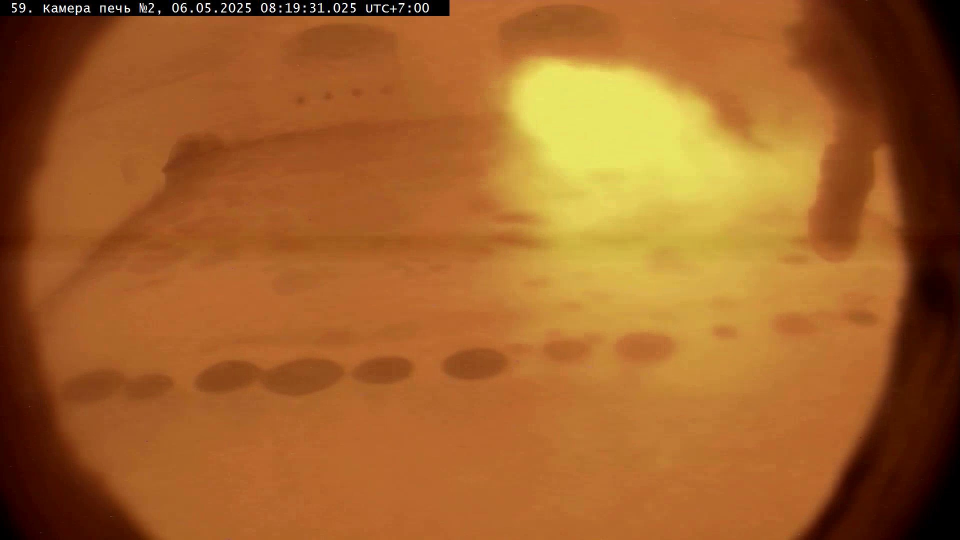
#> input picture data/frames/1video/frame_000006.jpg, 1920 x 1080 px (shown at 1/2 size); its folder holds only this picture in this run
$ python calibrate_flame_detection.py
#> lines starting #> are read from the running program, lines starting #| are printed output that depends on the picture; after the words box and inside, x2 and y2 are one past the last pixel; in counts of white or black regions, pixels touching at a corner belong together
#!/usr/bin/env python3
"""
Интерактивная калибровка параметров детекции пламени
"""

import cv2
import numpy as np
import os
import sys
import glob

# Добавляем src в путь
sys.path.append('src')

# Параметры по умолчанию
DEFAULT_PARAMS = {
    'hue_low1': 0,      # Нижний предел красно-оранжевого
    'hue_high1': 25,    # Верхний предел красно-оранжевого
    'hue_low2': 160,    # Нижний предел красного (второй диапазон)
    'hue_high2': 180,   # Верхний предел красного
    'sat_min': 120,     # Минимальная насыщенность
    'val_min': 180,     # Минимальная яркость
    'brightness_percentile': 85,  # Процентиль для порога яркости
    'brightness_min': 200,        # Минимальное значение порога яркости
    'temp_threshold': 80,         # Порог для температурного индекса
    'min_area': 500,             # Минимальная площадь контура
    'max_area_percent': 30,      # Максимальная площадь в % от общей
    'max_circularity': 70,       # Максимальная округлость (в процентах)
    'min_aspect': 30,            # Минимальное соотношение сторон (в процентах)
    'max_aspect': 300,           # Максимальное соотношение сторон
    'min_fill': 30               # Минимальная заполненность прямоугольника
}


class FlameCalibrator:
    def __init__(self, frame_path, roi_path=None):
#> called with frame_path = 'data/frames/1video/frame_000006.jpg'
        self.frame_path = frame_path
        self.roi_path = roi_path
        self.params = DEFAULT_PARAMS.copy()

        # Загружаем кадр
        self.frame = cv2.imread(frame_path)
#> self.frame is the input picture: shape (1080, 1920, 3); mean B, G, R 41.7, 98, 161.4
        if self.frame is None:
            raise ValueError(f"Не удалось загрузить кадр: {frame_path}")

        # Изменяем размер для обработки
        self.target_size = (928, 576)
        self.frame_resized = cv2.resize(self.frame, self.target_size)

        # Загружаем ROI если есть
        self.polygon = None
        self.roi_mask = None
        if roi_path and os.path.exists(roi_path):
            roi_points = np.load(roi_path)
            self.polygon = roi_points.tolist()

            # Масштабируем ROI под новый размер
            scale_x = self.target_size[0] / self.frame.shape[1]
            scale_y = self.target_size[1] / self.frame.shape[0]

            scaled_vertices = []
            for x, y in self.polygon:
                scaled_vertices.append((int(x * scale_x), int(y * scale_y)))

            # Создаем маску ROI
            self.roi_mask = np.zeros(self.target_size[::-1], dtype=np.uint8)
            pts = np.array(scaled_vertices, dtype=np.int32)
            cv2.fillPoly(self.roi_mask, [pts], 255)

        # Создаем окна
        cv2.namedWindow('Original', cv2.WINDOW_NORMAL)
        cv2.namedWindow('HSV Mask', cv2.WINDOW_NORMAL)
        cv2.namedWindow('Brightness Mask', cv2.WINDOW_NORMAL)
        cv2.namedWindow('Temperature Mask', cv2.WINDOW_NORMAL)
        cv2.namedWindow('Final Result', cv2.WINDOW_NORMAL)
        cv2.namedWindow('Controls', cv2.WINDOW_NORMAL)

        # Создаем пустое изображение для контролов
        self.controls_img = np.ones((800, 500, 3), dtype=np.uint8) * 50

        # Создаем трекбары
        self.create_trackbars()

    def create_trackbars(self):
        """Создание трекбаров для управления параметрами"""
        cv2.createTrackbar('Hue Low 1', 'Controls',
                           self.params['hue_low1'], 180, self.on_trackbar)
        cv2.createTrackbar('Hue High 1', 'Controls',
                           self.params['hue_high1'], 180, self.on_trackbar)
        cv2.createTrackbar('Hue Low 2', 'Controls',
                           self.params['hue_low2'], 180, self.on_trackbar)
        cv2.createTrackbar('Hue High 2', 'Controls',
                           self.params['hue_high2'], 180, self.on_trackbar)
        cv2.createTrackbar('Sat Min', 'Controls',
                           self.params['sat_min'], 255, self.on_trackbar)
        cv2.createTrackbar('Val Min', 'Controls',
                           self.params['val_min'], 255, self.on_trackbar)
        cv2.createTrackbar('Brightness %ile', 'Controls',
                           self.params['brightness_percentile'], 100, self.on_trackbar)
        cv2.createTrackbar('Brightness Min', 'Controls',
                           self.params['brightness_min'], 255, self.on_trackbar)
        cv2.createTrackbar('Temp Threshold', 'Controls',
                           self.params['temp_threshold'], 255, self.on_trackbar)
        cv2.createTrackbar('Min Area', 'Controls',
                           self.params['min_area'] // 10, 500, self.on_trackbar)
        cv2.createTrackbar('Max Area %', 'Controls',
                           self.params['max_area_percent'], 100, self.on_trackbar)
        cv2.createTrackbar('Max Circular %', 'Controls',
                           self.params['max_circularity'], 100, self.on_trackbar)

    # [24 lines left out: function on_trackbar, not called in this run]

    def enhance_flame_regions_custom(self, img):
        """Улучшенная детекция областей пламени с настраиваемыми параметрами"""
        hsv = cv2.cvtColor(img, cv2.COLOR_BGR2HSV)
#> hsv: shape (576, 928, 3); mean H, S, V 14.6, 195.3, 161.4
        h, s, v = cv2.split(hsv)
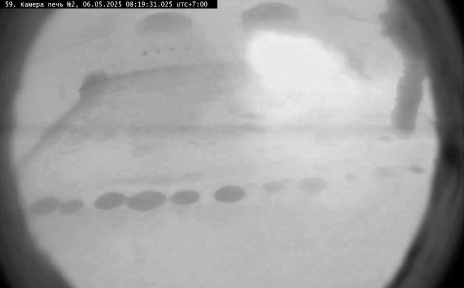
#> v: shape (576, 928) (shown at 1/2 size); min 0, max 255, mean 161.4

        # Применяем настраиваемые пороги
        flame_hue_mask1 = cv2.inRange(
            h, self.params['hue_low1'], self.params['hue_high1'])
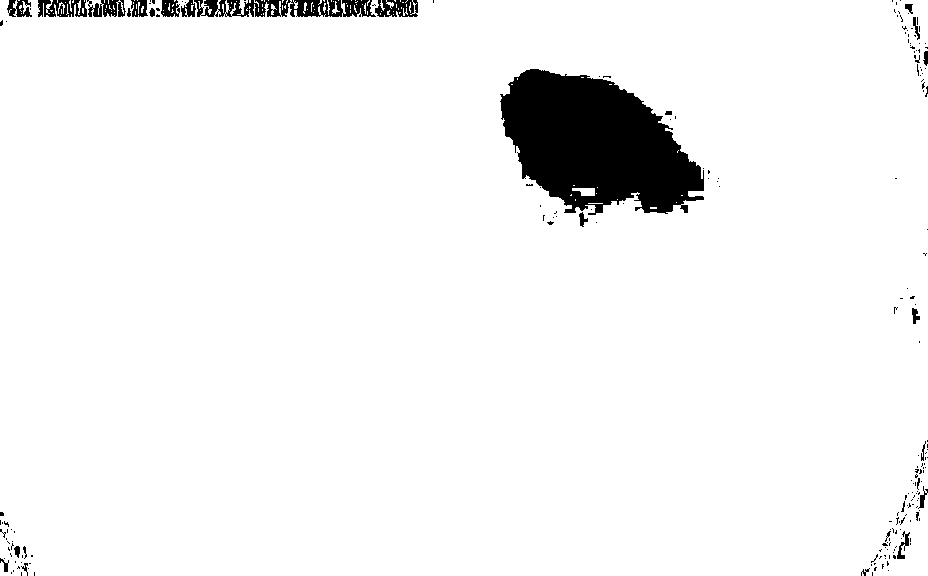
#> flame_hue_mask1: shape (576, 928); 95.2% white; 209 black regions (181 under 20 px), largest, box (x1, y1, x2, y2) and area: (500, 69, 704, 215) 19735, (194, 0, 376, 17) 2077, (38, 0, 87, 17) 572
        flame_hue_mask2 = cv2.inRange(
            h, self.params['hue_low2'], self.params['hue_high2'])
#> flame_hue_mask2: shape (576, 928); 0.36% white in thin lines or dots
        flame_hue_mask = cv2.bitwise_or(flame_hue_mask1, flame_hue_mask2)
#> flame_hue_mask: shape (576, 928); 95.5% white; 88 black regions (62 under 20 px), largest, box (x1, y1, x2, y2) and area: (500, 69, 704, 215) 19735, (281, 0, 328, 17) 488, (244, 0, 282, 17) 379

        saturation_mask = cv2.inRange(s, self.params['sat_min'], 255)
#> saturation_mask: shape (576, 928); 99.1% white; 144 black regions (115 under 20 px), largest, box (x1, y1, x2, y2) and area: (889, 491, 928, 576) 1514, (905, 0, 928, 47) 492, (416, 0, 433, 16) 242
        brightness_mask = cv2.inRange(v, self.params['val_min'], 255)
#> brightness_mask: shape (576, 928); 47.3% white; 150 white regions (122 under 20 px), largest, box (x1, y1, x2, y2) and area: (124, 0, 870, 576) 250781, (232, 368, 301, 386) 703, (201, 482, 224, 494) 77

        # Все условия должны выполняться одновременно
        color_mask = cv2.bitwise_and(flame_hue_mask, saturation_mask)
#> color_mask: shape (576, 928); 94.8% white; 37 black regions (27 under 20 px), largest, box (x1, y1, x2, y2) and area: (500, 69, 704, 215) 19735, (243, 0, 433, 17) 2422, (88, 0, 219, 17) 1656
        color_mask = cv2.bitwise_and(color_mask, brightness_mask)
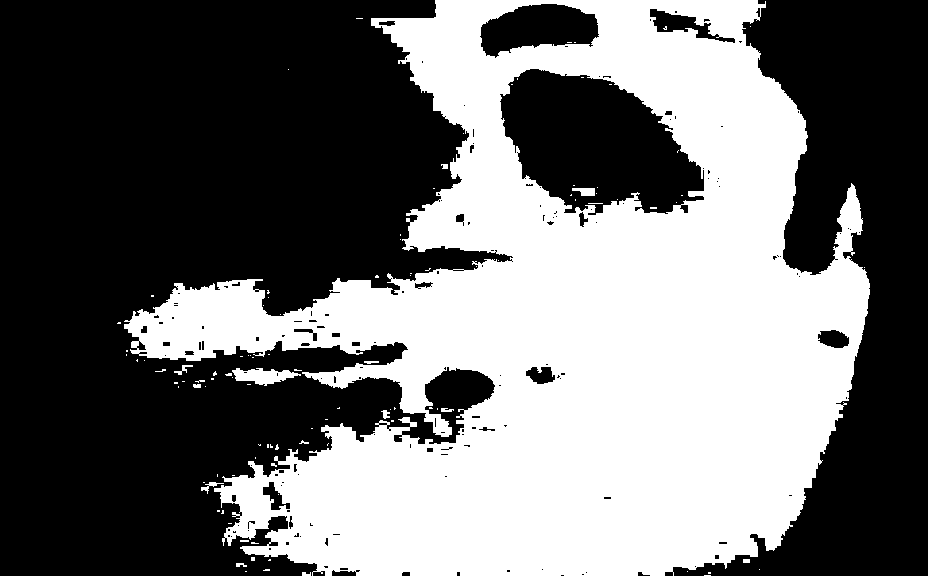
#> color_mask: shape (576, 928); 43.5% white; 105 white regions (91 under 20 px), largest, box (x1, y1, x2, y2) and area: (124, 0, 870, 576) 230682, (232, 368, 301, 386) 703, (572, 188, 595, 196) 140

        return color_mask

    def detect_bright_regions_custom(self, img_gray):
        """Детекция ярких областей с настраиваемыми параметрами"""
        blurred = cv2.GaussianBlur(img_gray, (5, 5), 0)

        # Используем настраиваемый процентиль
        threshold_value = np.percentile(
            blurred, self.params['brightness_percentile'])
#> threshold_value = 146
        threshold_value = max(threshold_value, self.params['brightness_min'])
#> threshold_value = 200

        _, bright_thresh = cv2.threshold(
            blurred, threshold_value, 255, cv2.THRESH_BINARY)
#> bright_thresh: shape (576, 928); 4% white; 2 white regions, box (x1, y1, x2, y2) and area: (500, 68, 717, 235) 21078, (549, 221, 557, 228) 46

        return bright_thresh

    def create_temperature_mask_custom(self, img):
        """Создание температурной маски с настраиваемыми параметрами"""
        b, g, r = cv2.split(img)
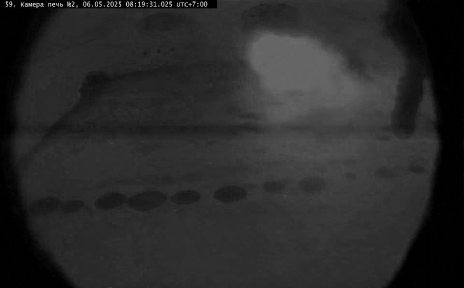
#> b: shape (576, 928) (shown at 1/2 size); min 0, max 255, mean 41.7

        # Нормализуем каналы
        r_norm = r.astype(np.float32) / 255.0
        g_norm = g.astype(np.float32) / 255.0
        b_norm = b.astype(np.float32) / 255.0

        # Температурный индекс
        temp_index = (r_norm - b_norm - 0.3 * g_norm) / \
            (r_norm + b_norm + g_norm + 0.001)
        temp_index = np.clip(temp_index * 255, 0, 255).astype(np.uint8)
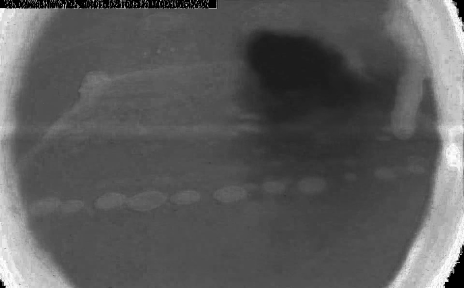
#> temp_index: shape (576, 928) (shown at 1/2 size); min 0, max 253, mean 90.7

        # Применяем настраиваемый порог
        _, temp_mask = cv2.threshold(
            temp_index, self.params['temp_threshold'], 255, cv2.THRESH_BINARY)
#> temp_mask: shape (576, 928); 53.8% white; 612 black regions (465 under 20 px), largest, box (x1, y1, x2, y2) and area: (0, 0, 878, 576) 224380, (52, 94, 168, 244) 4311, (888, 489, 928, 576) 1659

        # Морфологическая обработка
        kernel = np.ones((3, 3), np.uint8)
        temp_mask = cv2.morphologyEx(temp_mask, cv2.MORPH_OPEN, kernel)
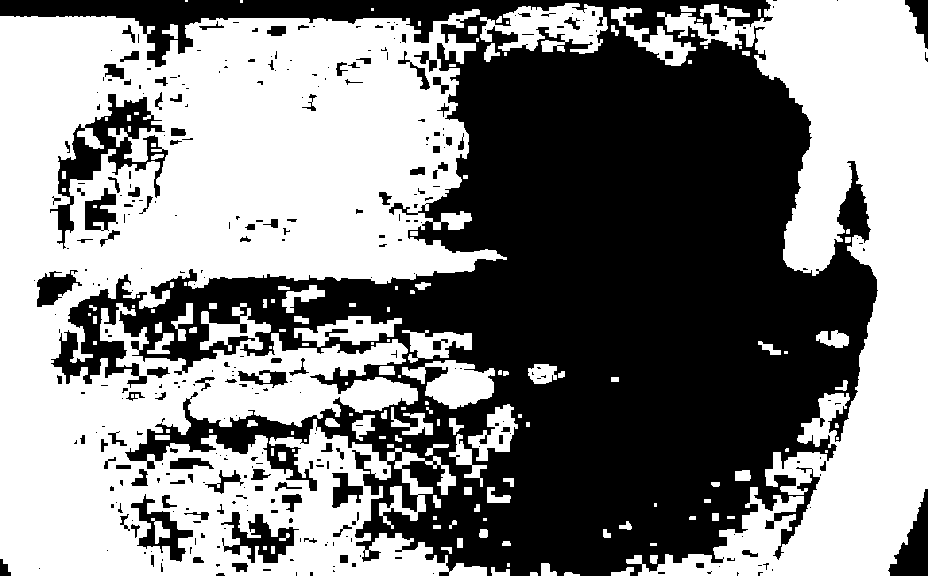
#> temp_mask: shape (576, 928); 52.4% white; 345 black regions (234 under 20 px), largest, box (x1, y1, x2, y2) and area: (0, 0, 878, 576) 233427, (50, 94, 168, 249) 4650, (888, 489, 928, 576) 1708

        return temp_mask

    def filter_contours_custom(self, mask):
        """Фильтрация контуров с настраиваемыми параметрами"""
        contours, _ = cv2.findContours(
            mask, cv2.RETR_EXTERNAL, cv2.CHAIN_APPROX_SIMPLE)
        filtered_mask = np.zeros_like(mask)

        total_area = mask.shape[0] * mask.shape[1]
        max_allowed_area = total_area * self.params['max_area_percent'] / 100.0

        for contour in contours:
            area = cv2.contourArea(contour)

            # Проверяем площадь
            if area < self.params['min_area'] or area > max_allowed_area:
                continue

            # Анализ формы
            perimeter = cv2.arcLength(contour, True)
            if perimeter == 0:
                continue

            # Округлость
            circularity = 4 * np.pi * area / (perimeter * perimeter)
            max_circularity = self.params['max_circularity'] / 100.0

            if circularity > max_circularity:
                continue

            # Соотношение сторон
            x, y, w, h = cv2.boundingRect(contour)
            if h == 0:
                continue

            aspect_ratio = float(w) / h
            min_aspect = self.params['min_aspect'] / 100.0
            max_aspect = self.params['max_aspect'] / 100.0

            if aspect_ratio < min_aspect or aspect_ratio > max_aspect:
                continue

            # Заполненность прямоугольника
            rect_area = w * h
            if rect_area > 0:
                fill_ratio = area / rect_area
                min_fill = self.params['min_fill'] / 100.0
                if fill_ratio < min_fill:
                    continue

            # Рисуем контур
            cv2.drawContours(filtered_mask, [contour], -1, 255, -1)

        return filtered_mask

    def update_detection(self):
        """Обновление результата детекции"""
        img_gray = cv2.cvtColor(self.frame_resized, cv2.COLOR_BGR2GRAY)

        # Получаем маски
        hsv_mask = self.enhance_flame_regions_custom(self.frame_resized)
        brightness_mask = self.detect_bright_regions_custom(img_gray)
        temp_mask = self.create_temperature_mask_custom(self.frame_resized)

        # Комбинируем маски
        combined_mask = cv2.bitwise_and(hsv_mask, brightness_mask)
#> combined_mask: shape (576, 928); 0.35% white; 40 white regions (28 under 20 px), largest, box (x1, y1, x2, y2) and area: (564, 205, 599, 235) 481, (587, 76, 678, 144) 379, (680, 149, 717, 190) 326

        # Добавляем температурную маску только если есть пересечения
        temp_and_combined = cv2.bitwise_and(temp_mask, combined_mask)
#> temp_and_combined: shape (576, 928); every value is 0
        if cv2.countNonZero(temp_and_combined) > cv2.countNonZero(combined_mask) * 0.1:
            combined_mask = cv2.bitwise_or(combined_mask, temp_and_combined)

        # Применяем морфологию
        kernel_close = cv2.getStructuringElement(cv2.MORPH_ELLIPSE, (7, 7))
        combined_mask = cv2.morphologyEx(
            combined_mask, cv2.MORPH_CLOSE, kernel_close)
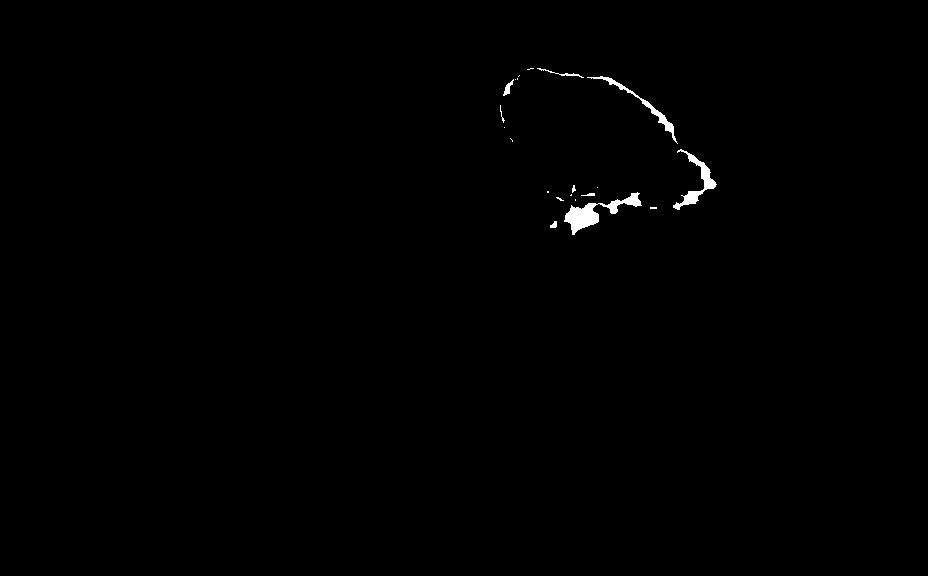
#> combined_mask: shape (576, 928); 0.44% white; 21 white regions (12 under 20 px), largest, box (x1, y1, x2, y2) and area: (564, 192, 642, 235) 970, (673, 149, 717, 210) 608, (587, 76, 678, 144) 463

        kernel_open = cv2.getStructuringElement(cv2.MORPH_ELLIPSE, (5, 5))
        combined_mask = cv2.morphologyEx(
            combined_mask, cv2.MORPH_OPEN, kernel_open)
#> combined_mask: shape (576, 928); 0.34% white; 12 white regions (1 under 20 px)

        # Фильтруем контуры
        final_mask = self.filter_contours_custom(combined_mask)
#> in filter_contours_custom, `contours, _ = cv2.findContours( mask, cv2.RETR_EXTERNAL, cv2.CHAIN_APP..`: contours = 12 contours, 2 with area under 20; largest, box (x1, y1, x2, y2) and area: (565, 203, 599, 233) 583, (688, 154, 716, 190) 277, (651, 108, 674, 133) 158, (683, 191, 701, 205) 150, (623, 193, 641, 207) 130
#> (the rest of the program and of its run is left out)
